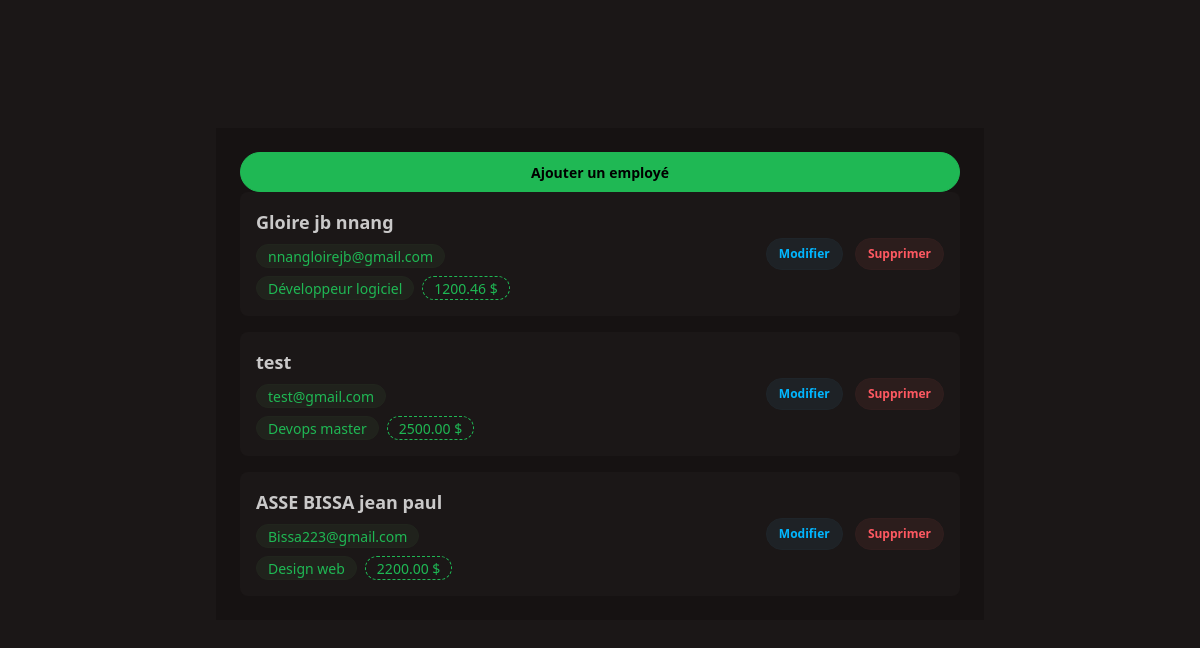
The app's page /, older data.
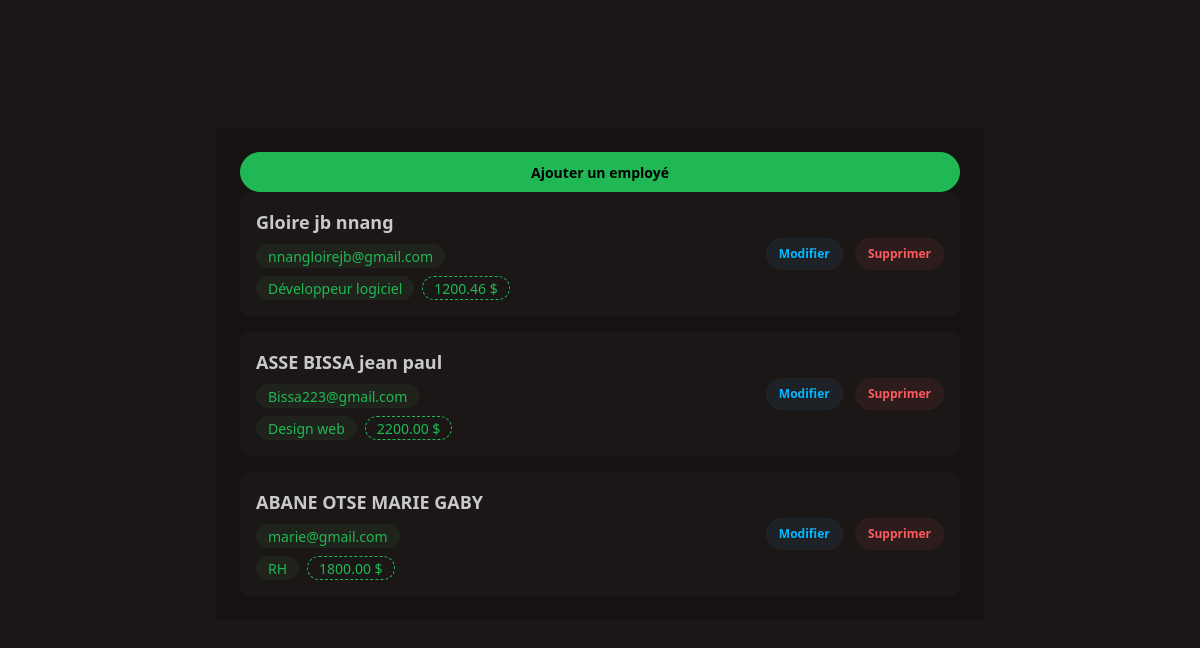
The same page, newer data.
### employe/models.py (models this page shows, shortened)
class Employe(models.Model):
    nom = models.CharField(max_length=100)
    email = models.EmailField()
    poste = models.CharField(max_length=100)
    salaire = models.DecimalField(max_digits=10 , decimal_places=2)

### employe/views.py (the view)
# urls.py: path('', views.liste_employes,name="liste_employes"),
def liste_employes(request):
    employes = Employe.objects.all()# renvoyer tout les employés dans notre liste
    return render(request, 'employe/list.html' , {'employes': employes})

### employe/templates/employe/list.html
{% extends "employe/base.html" %}
  {% block content %}
    <div class="w-full bg-base-200">
        <div>
            <a href="{% url 'ajouter_employe' %}" class="btn btn-primary w-full">Ajouter un employé</a>
        </div>
        <div class="space-y-4 w-full">
            {% for emp in employes %}
            <div class="p-4 bg-base-100 rounded-lg w-full flex justify-between items-center">
                <div class="space-y-2">
                    <p class="font-bold text-lg">{{emp.nom}}</p>
                    <p class="badge badge-soft badge-primary">{{emp.email}}</p>
                    <div class="flex gap-2">
                        <p class="badge badge-soft badge-primary">{{emp.poste}}</p>
                        <p class="badge badge-dash badge-primary">{{emp.salaire}} $ </p>
                    </div>
                </div>
                <div class="space-x-2">
                    <a href="{% url 'modifier_employe' emp.id %}" class="btn btn-info btn-soft btn-sm">Modifier</a>
                    <a href="{% url 'supprimer_employe' emp.id %}" class="btn btn-error btn-soft  btn-sm">Supprimer</a>
                </div>
            </div>
            {% endfor %}
        </div>
    </div>
    {% endblock %}

Row changes from the older to the newer data that the page shows:
removed Employe: nom "test", email "test@gmail.com", poste "Devops master", salaire "2500.00"
added Employe: nom "ABANE OTSE MARIE GABY", email "marie@gmail.com", poste "RH", salaire "1800.00"
